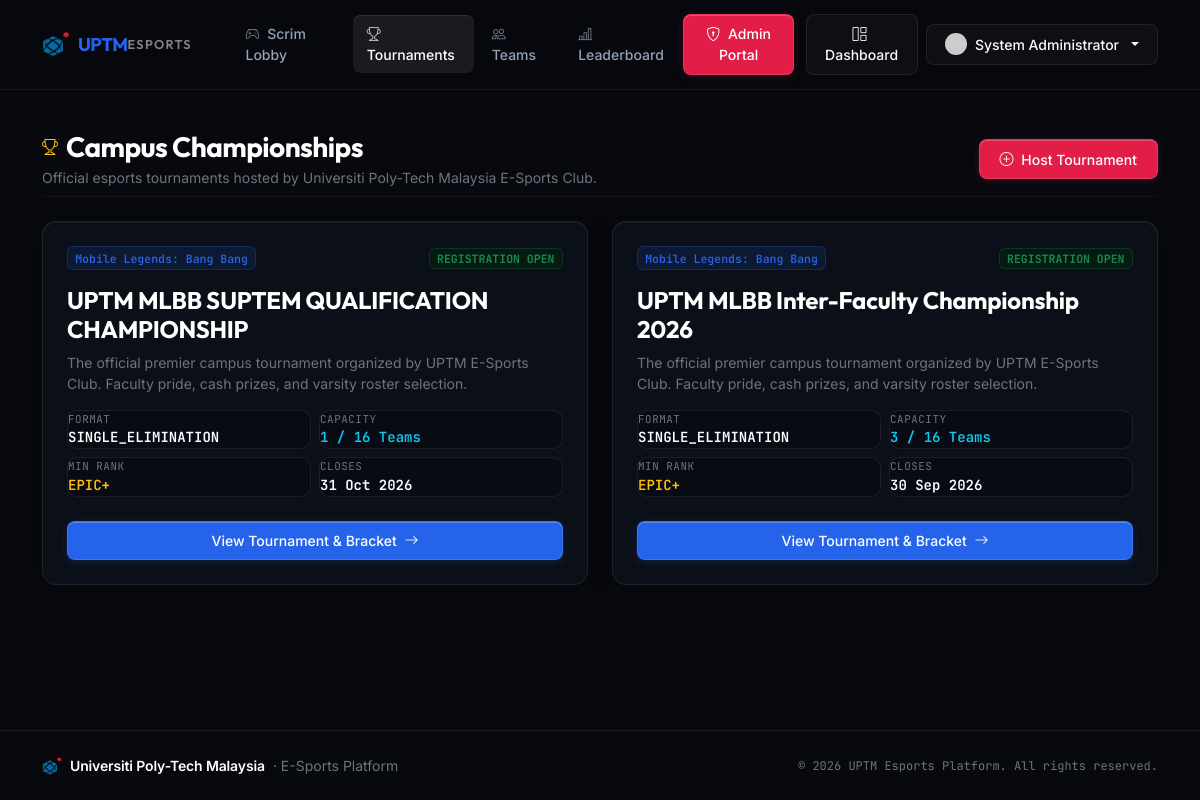
Screenshot of /tournaments/ (signed in) with the database file from the repository.
### app/models.py (models this page shows, shortened)
class User(UserMixin, db.Model):
    __tablename__ = 'users'
    id = db.Column(db.Integer, primary_key=True)
    email = db.Column(db.String(120), unique=True, nullable=False, index=True)
    password_hash = db.Column(db.String(256), nullable=False)
    display_name = db.Column(db.String(100), nullable=False)
    student_id_enc = db.Column(db.String(255), nullable=True)
    phone_enc = db.Column(db.String(255), nullable=True)
    mlbb_ign = db.Column(db.String(50), nullable=True)
    mlbb_id = db.Column(db.String(30), nullable=True)
    rank_tier = db.Column(db.String(30), default='EPIC', index=True)
    avatar_url = db.Column(db.String(255), nullable=True)
    role = db.Column(db.String(20), default='PLAYER', index=True) # ADMIN, CAPTAIN, PLAYER
    status = db.Column(db.String(20), default='ACTIVE', index=True) # ACTIVE, BANNED, INACTIVE
    created_at = db.Column(db.DateTime, default=datetime.utcnow)
    updated_at = db.Column(db.DateTime, default=datetime.utcnow, onupdate=datetime.utcnow)
    team_memberships = db.relationship('TeamMember', back_populates='user', cascade='all, delete-orphan')
    captained_teams = db.relationship('Team', back_populates='captain', foreign_keys='Team.captain_id')
    notifications = db.relationship('Notification', back_populates='user', cascade='all, delete-orphan')
    created_tournaments = db.relationship('Tournament', back_populates='creator')
    @property
    def student_id(self) -> str | None:
        return decrypt_pii(self.student_id_enc)
    @property
    def phone(self) -> str | None:
        return decrypt_pii(self.phone_enc)
    @property
    def is_admin(self) -> bool:
        return self.role == 'ADMIN'

class Tournament(db.Model):
    __tablename__ = 'tournaments'
    id = db.Column(db.Integer, primary_key=True)
    title = db.Column(db.String(150), nullable=False)
    description = db.Column(db.Text, nullable=True)
    game_title = db.Column(db.String(100), default='Mobile Legends: Bang Bang')
    rules = db.Column(db.Text, nullable=True)
    format = db.Column(db.String(30), default='SINGLE_ELIMINATION')
    max_teams = db.Column(db.Integer, default=16)
    rank_tier_req = db.Column(db.String(30), default='EPIC')
    registration_open = db.Column(db.DateTime, nullable=False)
    registration_close = db.Column(db.DateTime, nullable=False)
    status = db.Column(db.String(20), default='REGISTRATION_OPEN', index=True) # DRAFT, REGISTRATION_OPEN, ONGOING, COMPLETED
    created_by_id = db.Column(db.Integer, db.ForeignKey('users.id'), nullable=False)
    created_at = db.Column(db.DateTime, default=datetime.utcnow)
    creator = db.relationship('User', back_populates='created_tournaments')
    registrations = db.relationship('TournamentRegistration', back_populates='tournament', cascade='all, delete-orphan')
    matches = db.relationship('TournamentMatch', back_populates='tournament', cascade='all, delete-orphan')
    @property
    def approved_registrations(self):
        return [r for r in self.registrations if r.status == 'APPROVED']

### app/routes/tournaments.py (the view)
@tournaments_bp.route('/')
def index():
    tournaments = Tournament.query.order_by(Tournament.created_at.desc()).all()
    return render_template('tournaments/index.html', tournaments=tournaments)

### app/templates/tournaments/index.html (shortened to what this page needs)
{% extends "base.html" %}
{% block content %}
<div class="container py-4">
    <div class="d-flex flex-column flex-md-row justify-content-between align-items-md-center gap-3 mb-4 pb-2 border-bottom border-secondary border-opacity-10">
        <div>
            <div class="d-flex align-items-center gap-2 mb-1">
                <i class="bi bi-trophy text-warning"></i>
                <h3 class="fw-bold text-white mb-0" style="letter-spacing: -0.02em;">Campus Championships</h3>
            </div>
            <p class="text-secondary small mb-0">Official esports tournaments hosted by Universiti Poly-Tech Malaysia E-Sports Club.</p>
        </div>
        {% if current_user.is_authenticated and current_user.is_admin %}
            <a href="{{ url_for('admin.create_tournament') }}" class="btn btn-sm btn-uptm-red">
                <i class="bi bi-plus-circle me-1"></i> Host Tournament
            </a>
        {% endif %}
    </div>
    <div class="row g-4">
        {% for t in tournaments %}
            <div class="col-lg-6">
                <div class="card-custom p-4 h-100 hover-glow d-flex flex-column justify-content-between">
                    <div>
                        <div class="d-flex justify-content-between align-items-center mb-3">
                            <span class="tag-pill font-mono">{{ t.game_title }}</span>
                            {% if t.status == 'REGISTRATION_OPEN' %}
                                <span class="badge bg-success-subtle text-success border border-success border-opacity-25 font-mono px-2.5 py-1" style="font-size: 0.72rem;">REGISTRATION OPEN</span>
                            {% elif t.status == 'ONGOING' %}
                                <span class="badge bg-warning-subtle text-warning border border-warning border-opacity-25 font-mono px-2.5 py-1" style="font-size: 0.72rem;">IN PROGRESS</span>
                            {% else %}
                                <span class="badge bg-secondary-subtle text-secondary border border-secondary border-opacity-25 font-mono px-2.5 py-1" style="font-size: 0.72rem;">{{ t.status }}</span>
                            {% endif %}
                        </div>
                        <h4 class="fw-bold text-white mb-2" style="letter-spacing: -0.01em;">{{ t.title }}</h4>
                        <p class="text-secondary small mb-3 line-clamp-2">{{ t.description }}</p>
                        <div class="row g-2 mb-4">
                            <div class="col-6">
                                <div class="card-inner-box p-2.5">
                                    <div class="text-secondary font-mono" style="font-size: 0.68rem; letter-spacing: 0.05em;">FORMAT</div>
                                    <div class="fw-semibold text-white small font-mono">{{ t.format }}</div>
                                </div>
                            </div>
                            <div class="col-6">
                                <div class="card-inner-box p-2.5">
                                    <div class="text-secondary font-mono" style="font-size: 0.68rem; letter-spacing: 0.05em;">CAPACITY</div>
                                    <div class="fw-semibold text-info small font-mono">{{ t.approved_registrations|length }} / {{ t.max_teams }} Teams</div>
                                </div>
                            </div>
                            <div class="col-6">
                                <div class="card-inner-box p-2.5">
                                    <div class="text-secondary font-mono" style="font-size: 0.68rem; letter-spacing: 0.05em;">MIN RANK</div>
                                    <div class="fw-semibold text-warning small font-mono">{{ t.rank_tier_req }}+</div>
                                </div>
                            </div>
                            <div class="col-6">
                                <div class="card-inner-box p-2.5">
                                    <div class="text-secondary font-mono" style="font-size: 0.68rem; letter-spacing: 0.05em;">CLOSES</div>
                                    <div class="fw-semibold text-white small font-mono">{{ t.registration_close | format_date }}</div>
                                </div>
                            </div>
                        </div>
                    </div>
                    <a href="{{ url_for('tournaments.detail', tournament_id=t.id) }}" class="btn btn-uptm-blue w-100 py-2">
                        View Tournament & Bracket <i class="bi bi-arrow-right ms-1"></i>
                    </a>
                </div>
            </div>
        {% endfor %}
    </div>
</div>
{% endblock %}

### app/templates/base.html (shortened to what this page needs)
<!DOCTYPE html>
<html lang="en" data-bs-theme="dark">
<head>
    <link href="https://cdn.jsdelivr.net/npm/bootstrap@5.3.3/dist/css/bootstrap.min.css" rel="stylesheet">
    <link rel="stylesheet" href="https://cdn.jsdelivr.net/npm/bootstrap-icons@1.11.3/font/bootstrap-icons.min.css">
    <link rel="stylesheet" href="{{ url_for('static', filename='css/style.css') }}">
</head>
<body>
    <nav class="navbar navbar-expand-lg navbar-custom sticky-top">
        <div class="container">
            <a class="navbar-brand d-flex align-items-center gap-2" href="{{ url_for('main.index') }}">
                <img src="{{ url_for('static', filename='img/uptm-icon.png') }}" alt="UPTM Logo" width="28" height="28" class="rounded">
                <span class="d-flex align-items-center gap-1.5">
                    <span class="fw-bold" style="color: #2563eb; letter-spacing: -0.03em;">UPTM</span>
                    <span class="fw-semibold text-white-50" style="font-size: 0.8rem; letter-spacing: 0.1em;">ESPORTS</span>
                </span>
            </a>
            <div class="collapse navbar-collapse" id="navbarMain">
                <ul class="navbar-nav me-auto mb-2 mb-lg-0 ms-lg-4 gap-1">
                    <li class="nav-item">
                        <a class="nav-link {% if request.endpoint and 'scrims' in request.endpoint %}active{% endif %}" href="{{ url_for('scrims.index') }}">
                            <i class="bi bi-controller me-1 opacity-75"></i> Scrim Lobby
                        </a>
                    </li>
                    <li class="nav-item">
                        <a class="nav-link {% if request.endpoint and 'tournaments' in request.endpoint %}active{% endif %}" href="{{ url_for('tournaments.index') }}">
                            <i class="bi bi-trophy me-1 opacity-75"></i> Tournaments
                        </a>
                    </li>
                    <li class="nav-item">
                        <a class="nav-link {% if request.endpoint and 'teams' in request.endpoint %}active{% endif %}" href="{{ url_for('teams.index') }}">
                            <i class="bi bi-people me-1 opacity-75"></i> Teams
                        </a>
                    </li>
                    <li class="nav-item">
                        <a class="nav-link {% if request.endpoint and 'leaderboard' in request.endpoint %}active{% endif %}" href="{{ url_for('leaderboard.index') }}">
                            <i class="bi bi-bar-chart-line me-1 opacity-75"></i> Leaderboard
                        </a>
                    </li>
                </ul>
                <div class="d-flex align-items-center gap-2">
                    {% if current_user.is_authenticated %}
                        {% if current_user.is_admin %}
                            <a href="{{ url_for('admin.dashboard') }}" class="btn btn-sm btn-uptm-red me-1">
                                <i class="bi bi-shield-lock me-1"></i> Admin Portal
                            </a>
                        {% endif %}
                        <a href="{{ url_for('main.dashboard') }}" class="btn btn-sm btn-outline-custom position-relative">
                            <i class="bi bi-grid-1x2 me-1"></i> Dashboard
                        </a>
                        <div class="dropdown">
                            <button class="btn btn-sm btn-outline-custom dropdown-toggle d-flex align-items-center gap-2" type="button" data-bs-toggle="dropdown">
                                <img src="{{ current_user.avatar_url or 'https://api.dicebear.com/7.x/bottts/svg?seed=' ~ current_user.email }}" alt="Avatar" width="22" height="22" class="rounded-circle">
                                <span>{{ current_user.display_name }}</span>
                            </button>
                        </div>
                    {% endif %}
                </div>
            </div>
        </div>
    </nav>
    <main class="flex-grow-1">
        {% block content %}{% endblock %}
    </main>
    <footer class="py-4 text-muted small mt-auto">
        <div class="container d-flex flex-column flex-md-row align-items-center justify-content-between gap-3">
            <div class="d-flex align-items-center gap-2">
                <img src="{{ url_for('static', filename='img/uptm-icon.png') }}" alt="UPTM" width="20" height="20">
                <span class="text-white fw-semibold" style="letter-spacing: -0.01em;">Universiti Poly-Tech Malaysia</span>
                <span class="text-secondary">&middot; E-Sports Platform</span>
            </div>
            <div class="text-secondary font-mono" style="font-size: 0.75rem;">
                &copy; 2026 UPTM Esports Platform. All rights reserved.
            </div>
        </div>
    </footer>
</body>
</html>

### rows the page displays
User: display_name "System Administrator"
Tournament: game_title "Mobile Legends: Bang Bang", shows "REGISTRATION OPEN", title "UPTM MLBB SUPTEM QUALIFICATION CHAMPIONSHIP", description "The official premier campus tournament organized by UPTM E-Sports Club. Faculty pride, cash prizes, and varsity roster selection.", format "SINGLE_ELIMINATION", approved_registrations|length "1", max_teams "16", rank_tier_req "EPIC", registration_close "31 Oct 2026"
Tournament: game_title "Mobile Legends: Bang Bang", shows "REGISTRATION OPEN", title "UPTM MLBB Inter-Faculty Championship 2026", description "The official premier campus tournament organized by UPTM E-Sports Club. Faculty pride, cash prizes, and varsity roster selection.", format "SINGLE_ELIMINATION", approved_registrations|length "3", max_teams "16", rank_tier_req "EPIC", registration_close "30 Sep 2026"
